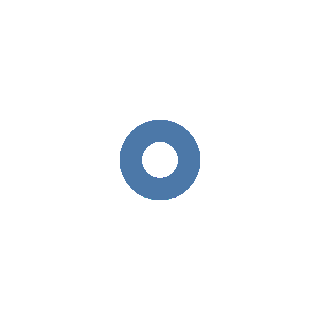

The code cell stored with this chart in its notebook:
### Code cell
chart.mark_point()

### Figure 1 — Vega-Lite specification as saved in the notebook (floating-point values rounded to 4 significant figures; data arrays with more than 128 entries replaced by an {"elided": "..."} marker saying what was removed)
{"config": {"view": {"continuousWidth": 300, "continuousHeight": 300}}, "data": {"name": "data-d2bb93f4cedf46969e9f319344af916c"}, "mark": {"type": "point"}, "$schema": "https://vega.github.io/schema/vega-lite/v5.20.1.json", "datasets": {"data-d2bb93f4cedf46969e9f319344af916c": {"elided": "150 records"}}}
